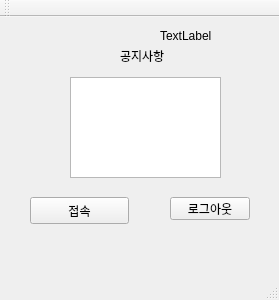
<?xml version="1.0" encoding="UTF-8"?>
<ui version="4.0">
 <class>MainWindow</class>
 <widget class="QMainWindow" name="MainWindow">
  <property name="geometry">
   <rect>
    <x>0</x>
    <y>0</y>
    <width>279</width>
    <height>300</height>
   </rect>
  </property>
  <property name="windowTitle">
   <string>MainWindow</string>
  </property>
  <widget class="QWidget" name="centralWidget">
   <widget class="QTextEdit" name="textEdit">
    <property name="geometry">
     <rect>
      <x>70</x>
      <y>60</y>
      <width>151</width>
      <height>101</height>
     </rect>
    </property>
   </widget>
   <widget class="QLabel" name="label">
    <property name="geometry">
     <rect>
      <x>120</x>
      <y>30</y>
      <width>67</width>
      <height>17</height>
     </rect>
    </property>
    <property name="text">
     <string>공지사항</string>
    </property>
   </widget>
   <widget class="QPushButton" name="connectButton">
    <property name="geometry">
     <rect>
      <x>30</x>
      <y>180</y>
      <width>99</width>
      <height>27</height>
     </rect>
    </property>
    <property name="text">
     <string>접속</string>
    </property>
   </widget>
   <widget class="QLabel" name="label_2">
    <property name="geometry">
     <rect>
      <x>160</x>
      <y>10</y>
      <width>67</width>
      <height>17</height>
     </rect>
    </property>
    <property name="text">
     <string>TextLabel</string>
    </property>
   </widget>
   <widget class="QPushButton" name="pushButton">
    <property name="geometry">
     <rect>
      <x>170</x>
      <y>180</y>
      <width>80</width>
      <height>23</height>
     </rect>
    </property>
    <property name="text">
     <string>로그아웃</string>
    </property>
   </widget>
  </widget>
  <widget class="QMenuBar" name="menuBar">
   <property name="geometry">
    <rect>
     <x>0</x>
     <y>0</y>
     <width>279</width>
     <height>20</height>
    </rect>
   </property>
  </widget>
  <widget class="QToolBar" name="mainToolBar">
   <attribute name="toolBarArea">
    <enum>TopToolBarArea</enum>
   </attribute>
   <attribute name="toolBarBreak">
    <bool>false</bool>
   </attribute>
  </widget>
  <widget class="QStatusBar" name="statusBar"/>
 </widget>
 <layoutdefault spacing="6" margin="11"/>
 <resources/>
 <connections/>
</ui>
